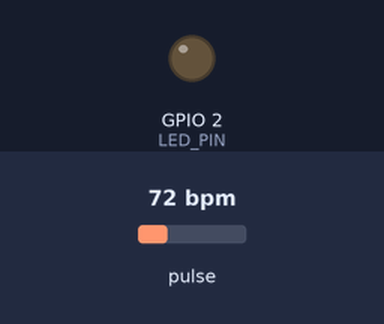
Bench run of a sketch on a simulated ESP32. Parts: output pins drawn as LEDs (lit = HIGH). Inputs (shaded band) come from the test bench; at power-on: pulse 72 bpm. What the sketch prints to the serial monitor is not drawn.

Above: at 1.2 s.
1.3 s: pulse set to 42 bpm
At 2.37 s:
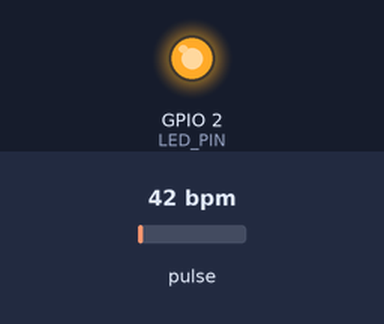
3.7 s: pulse set to 100 bpm
Timing chart, 0 to 12.7 s (numbered marks = the images above; inputs shaded):
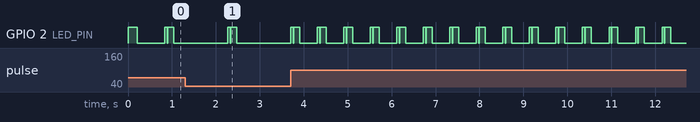

The sketch:

PULSE_SENSOR.ino
```cpp
#define USE_ARDUINO_INTERRUPTS true
#include <PulseSensorPlayground.h>

// Constants
const int PULSE_SENSOR_PIN = 34;  // ESP32 ADC pin (Use any ADC1 pin: 32-39)
const int LED_PIN = 2;            // ESP32 built-in LED (or change as needed)
const int THRESHOLD = 550;        // Adjust based on signal quality

// Create PulseSensor object
PulseSensorPlayground pulseSensor;

void setup() {
  Serial.begin(115200);  // Higher baud rate for ESP32
  pinMode(LED_PIN, OUTPUT);

  // Configure PulseSensor
  pulseSensor.analogInput(PULSE_SENSOR_PIN);
  pulseSensor.blinkOnPulse(LED_PIN);
  pulseSensor.setThreshold(THRESHOLD);

  // Initialize PulseSensor
  if (pulseSensor.begin()) {
    Serial.println("PulseSensor initialized successfully!");
  } else {
    Serial.println("Failed to initialize PulseSensor.");
  }
}

void loop() {
  // Get BPM value
  int currentBPM = pulseSensor.getBeatsPerMinute();

  // Check if heartbeat detected
  if (pulseSensor.sawStartOfBeat()) {
    Serial.println("♥ Heartbeat detected!");
    Serial.print("BPM: ");
    Serial.println(currentBPM);
    digitalWrite(LED_PIN, HIGH); // Blink LED
    delay(50);
    digitalWrite(LED_PIN, LOW);
  }

  delay(10);  // Sampling delay
}
```

Measured:
- by itself, GPIO 2 (LED_PIN): repeats every 0.60 s: LOW 0.01 s, HIGH 0.14 s, LOW 0.40 s, HIGH 0.05 s
